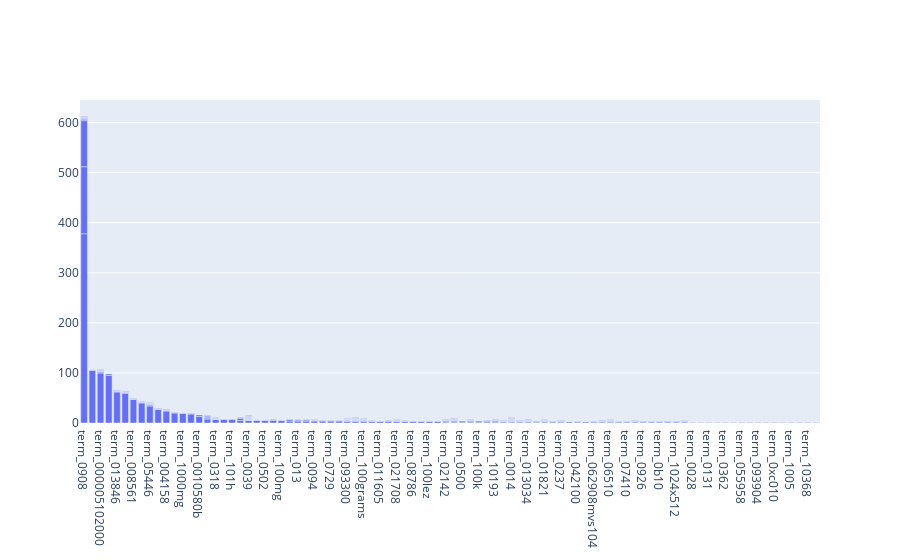

This figure's notebook cell:
### Markdown cell above
### >>> **Exercise 15 (take home):** 
Additionally, you can attempt to sort the terms on the `x-axis` by frequency instead of in alphabetical order. This way the visualization is more meaninfgul and you will be able to observe the so called [long tail](https://en.wikipedia.org/wiki/Long_tail) (get familiar with this term since it will appear a lot in data mining and other statistics courses). see picture below

![alt txt](https://upload.wikimedia.org/wikipedia/commons/thumb/8/8a/Long_tail.svg/1000px-Long_tail.svg.png)

### Code cell
# Answer here
x_temp=["term_"+str(i) for i in count_vect.get_feature_names()[:300]]
y_temp = term_frequencies[:300]
sorted_x = sorted(range(len(y_temp)), key = lambda k : y_temp[k],reverse=True) 
x_temp2=x_temp
for i in sorted_x:
    x_temp2[i]=x_temp[sorted_x[i]]
y_sorted=  sorted(y_temp,reverse=True)

data = [go.Bar(
   x = x_temp2,
   y = y_sorted
)]
fig = go.Figure(data=data, layout = layout)
fig

### Figure 1 — Plotly figure (JSON) as saved in the notebook; plotly's stock layout.template omitted (floating-point values rounded to 4 significant figures; data arrays with more than 128 entries replaced by an {"elided": "..."} marker saying what was removed)
{"data": [{"type": "bar", "x": {"elided": "300 str values"}, "y": {"elided": "300 int values"}}], "layout": {"xaxis": {"type": "category"}}}
